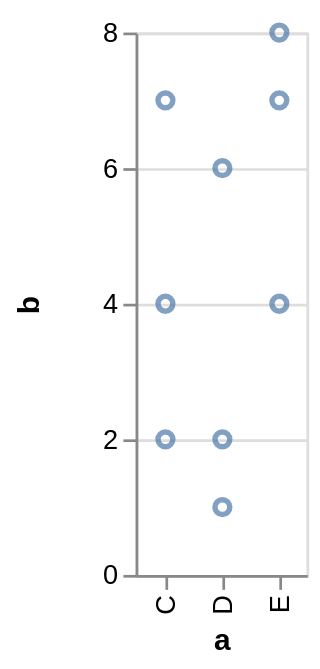

Vega-Lite specification stored for this chart:
### Vega specification from a JSON file in a GitHub repository (floating-point values rounded to 4 significant figures)
{"$schema": "https://vega.github.io/schema/vega/v3.0.json", "autosize": "pad", "padding": 5, "style": "cell", "data": [{"name": "source_0", "values": [{"a": "C", "b": 2}, {"a": "C", "b": 7}, {"a": "C", "b": 4}, {"a": "D", "b": 1}, {"a": "D", "b": 2}, {"a": "D", "b": 6}, {"a": "E", "b": 8}, {"a": "E", "b": 4}, {"a": "E", "b": 7}]}, {"name": "data_0", "source": "source_0", "transform": [{"type": "formula", "expr": "toNumber(datum[\"b\"])", "as": "b"}, {"type": "filter", "expr": "datum[\"b\"] !== null && !isNaN(datum[\"b\"])"}]}], "signals": [{"name": "plotname_x_step", "value": 21}, {"name": "width", "update": "bandspace(domain('plotname_x').length, 1, 0.5) * plotname_x_step"}, {"name": "height", "update": "200"}], "marks": [{"name": "plotname_marks", "type": "symbol", "style": ["point"], "from": {"data": "data_0"}, "encode": {"update": {"x": {"scale": "plotname_x", "field": "a"}, "y": {"scale": "plotname_y", "field": "b"}, "stroke": {"value": "#4c78a8"}, "fill": {"value": "transparent"}, "opacity": {"value": 0.7}}}}], "scales": [{"name": "plotname_x", "type": "point", "domain": {"data": "data_0", "field": "a", "sort": true}, "range": {"step": {"signal": "plotname_x_step"}}, "round": true, "padding": 0.5}, {"name": "plotname_y", "type": "linear", "domain": {"data": "data_0", "field": "b"}, "range": [{"signal": "height"}, 0], "round": true, "nice": true, "zero": true}], "axes": [{"scale": "plotname_x", "orient": "bottom", "title": "a", "zindex": 1, "encode": {"labels": {"update": {"angle": {"value": 270}, "align": {"value": "right"}, "baseline": {"value": "middle"}}}}}, {"scale": "plotname_y", "labelOverlap": true, "orient": "left", "tickCount": {"signal": "ceil(height/40)"}, "title": "b", "zindex": 1}, {"scale": "plotname_y", "domain": false, "grid": true, "labels": false, "maxExtent": 0, "minExtent": 0, "orient": "left", "tickCount": {"signal": "ceil(height/40)"}, "ticks": false, "zindex": 0, "gridScale": "plotname_x"}], "config": {"axis": {"domainColor": "#888", "tickColor": "#888"}, "axisY": {"minExtent": 30}}}
